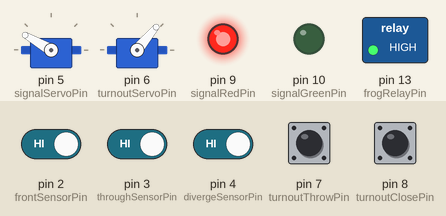
A sketch run on a simulated Arduino Uno, built with avr-gcc and run on an emulated ATmega328P. On the bench: 2 × servo, switched loads named in the sketch (green lamp = pin HIGH), output pins drawn as LEDs (lit = HIGH). The test bench sets the inputs (shaded band); at power-on: pin 2 (frontSensorPin), pin 3 (throughSensorPin), pin 4 (divergeSensorPin), pin 7 (turnoutThrowPin), pin 8 (turnoutClosePin) HIGH.

Above: at 1.2 s.
1.3 s: pin 2 (frontSensorPin) driven LOW
3.4 s: pin 3 (throughSensorPin) driven LOW
At 3.55 s:
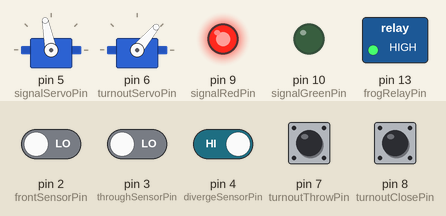
6.4 s: pin 7 (turnoutThrowPin) pulled LOW for 1 s
At 10.3 s:
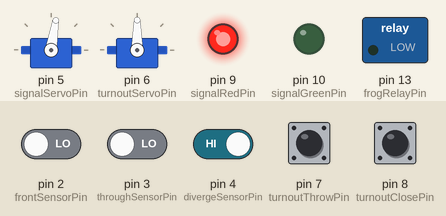
10.4 s: pin 4 (divergeSensorPin) driven LOW
At 11.6 s:
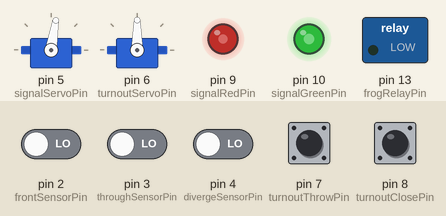
12.2 s: pin 8 (turnoutClosePin) pulled LOW for 0.15 s
At 14.3 s:
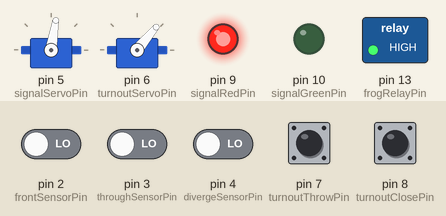
15.2 s: pin 7 (turnoutThrowPin) pulled LOW for 1 s
At 18.28 s:
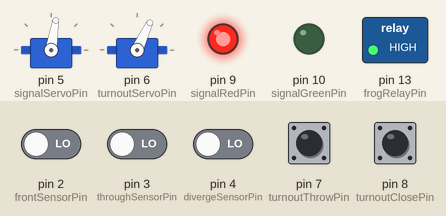
Timing chart, 0 to 20.2 s (numbered marks = the images above; inputs shaded):
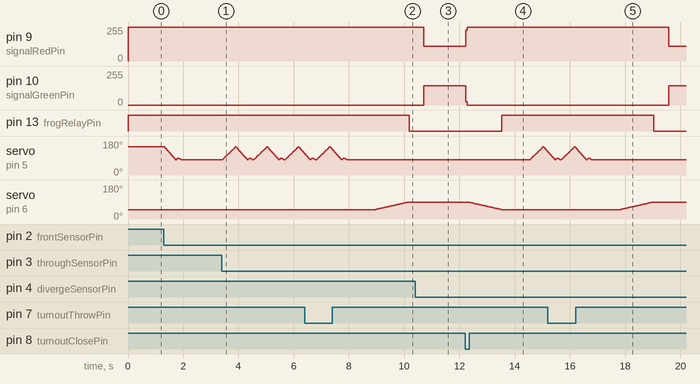

The sketch:

Practical_arduino.ino
```cpp
/*  Arduino Test Track
 *
 *  A simple turnout with sensors servos and signals
 *
 */

/* definging readable names for the I/O pins */

#define frontSensorPin  2
#define turnoutServoPin  6                //PWM pin
#define turnoutThrowPin 7
#define turnoutClosePin 8
#define frogRelayPin 13
#define signalServoPin 5           //PWM pin
#define divergeSensorPin 4
#define throughSensorPin 3
#define signalGreenPin 10          //PWM pin
#define signalRedPin   9           //PWM pin

/* Setup servo limits */
#define closedPosition 50      // angle
#define thrownPosition 90      // angle
#define dangerPosition  80      // angle
#define proceedPosition 150     // angle
#define turnoutThrowSpeed 30  // [ms] lower number is faster

#include<Servo.h>
/* assign servos */
Servo turnoutServo;
Servo signalServo;

byte turnoutAngle   = closedPosition;
byte turnoutState   = closedPosition;
byte signalPosition;
bool turnoutClosed = true;
bool greenAspect = false;
bool redAspect = true;


// two fuctions to throw and close the turnout
void throwTurnout(){
  for (turnoutAngle = closedPosition; turnoutAngle <= thrownPosition; turnoutAngle++) {
    turnoutServo.write(turnoutAngle);
    delay(turnoutThrowSpeed);
  }
  turnoutClosed = false;
  digitalWrite(frogRelayPin, turnoutClosed);
}

void closeTurnout(){
  for (turnoutAngle = thrownPosition; turnoutAngle >= closedPosition; turnoutAngle--) {
    turnoutServo.write(turnoutAngle);
    delay(turnoutThrowSpeed);
  }
  turnoutClosed = true;
  digitalWrite(frogRelayPin, turnoutClosed);
}

void signalToDanger(){
  if (signalPosition != dangerPosition){
    for (signalPosition = proceedPosition; signalPosition > dangerPosition; signalPosition--) {
      signalServo.write(signalPosition);
      delay(6);
    }
    for (signalPosition = dangerPosition; signalPosition < dangerPosition+9; signalPosition++) {
      signalServo.write(signalPosition);
      delay(7);
    }
    for (signalPosition = dangerPosition+10; signalPosition > dangerPosition; signalPosition--) {
      signalServo.write(signalPosition);
      delay(15);
    }
  }
}

void signalToProceed(){
  if (signalPosition != proceedPosition){
    for (signalPosition = dangerPosition; signalPosition < proceedPosition; signalPosition++) {
      signalServo.write(signalPosition);
      delay(7);
    }
  }
}

// Function to control the two aspect colour signal
void colourSignalDanger(bool danger){
  if (danger){
    greenAspect = false;
    redAspect   = true;
  }
  else {
    greenAspect = true;
    redAspect   = false;
  }
  digitalWrite(signalGreenPin, greenAspect);
  digitalWrite(signalRedPin, redAspect);
}


void setup() {
  // put your setup code here, to run once:
  pinMode(divergeSensorPin, INPUT);
  pinMode(throughSensorPin, INPUT);
  pinMode(frontSensorPin, INPUT);

  pinMode(turnoutThrowPin, INPUT_PULLUP);
  pinMode(turnoutClosePin, INPUT_PULLUP);

  pinMode(frogRelayPin, OUTPUT);

  pinMode(signalGreenPin, OUTPUT);
  pinMode(signalRedPin, OUTPUT);

  /* initailise Signal and its position */
  signalServo.attach(signalServoPin);
  signalServo.write(proceedPosition);

  /* initailise turnout and its position */
  turnoutServo.attach(turnoutServoPin);
  turnoutServo.write(closedPosition);

  /* initailise colour signal and frog positions */
  digitalWrite(signalGreenPin, greenAspect);
  digitalWrite(signalRedPin, redAspect);
  digitalWrite(frogRelayPin, turnoutClosed);

  Serial.begin(9600);
}

void loop() {
  if (digitalRead(turnoutThrowPin) == LOW){
    if (turnoutClosed){
      signalToDanger();
      delay(1000);
      throwTurnout();
      delay(500);
      colourSignalDanger(false);
    }
  }

  if (digitalRead(turnoutClosePin) == LOW){
    if (!turnoutClosed){
      colourSignalDanger(true);
      delay(100);
      closeTurnout();
      delay(1000);
      signalToProceed();
    }
  }

  if(digitalRead(frontSensorPin) == LOW){
    if (turnoutClosed){
      signalToDanger();
    } else {
      colourSignalDanger(true);
    }
  }

  if(digitalRead(throughSensorPin) == LOW && turnoutClosed) signalToProceed();
  if(digitalRead(divergeSensorPin) == LOW && !turnoutClosed) colourSignalDanger(false);

}
```

Measured:
- after the input at 6.4 s, pin 13 (frogRelayPin): HIGH → LOW after 3.8 s; servo on pin 5 (signalServoPin): goes on until 7.9 s, then stays 81°; servo on pin 6 (turnoutServoPin): moves from 50° to 90° over 1.2 s, starting after 2.6 s
- after the input at 10.4 s, pin 9 (signalRedPin): 255/255 → 112/255 after 0.31 s; pin 10 (signalGreenPin): 0/255 → 143/255 after 0.31 s
- after the input at 12.2 s, pin 9 (signalRedPin): 112/255 → 255/255 at once; pin 10 (signalGreenPin): 143/255 → 0/255 at once; pin 13 (frogRelayPin): LOW → HIGH after 1.3 s; servo on pin 6 (turnoutServoPin): moves from 90° to 50° over 1.2 s, starting after 0.13 s
- after the input at 15.2 s, pin 9 (signalRedPin): 255/255 → 112/255 after 4.4 s; pin 10 (signalGreenPin): 0/255 → 143/255 after 4.4 s; pin 13 (frogRelayPin): HIGH → LOW after 3.8 s; servo on pin 5 (signalServoPin): goes on until 16.8 s, then stays 81°; servo on pin 6 (turnoutServoPin): moves from 50° to 90° over 1.2 s, starting after 2.6 s
